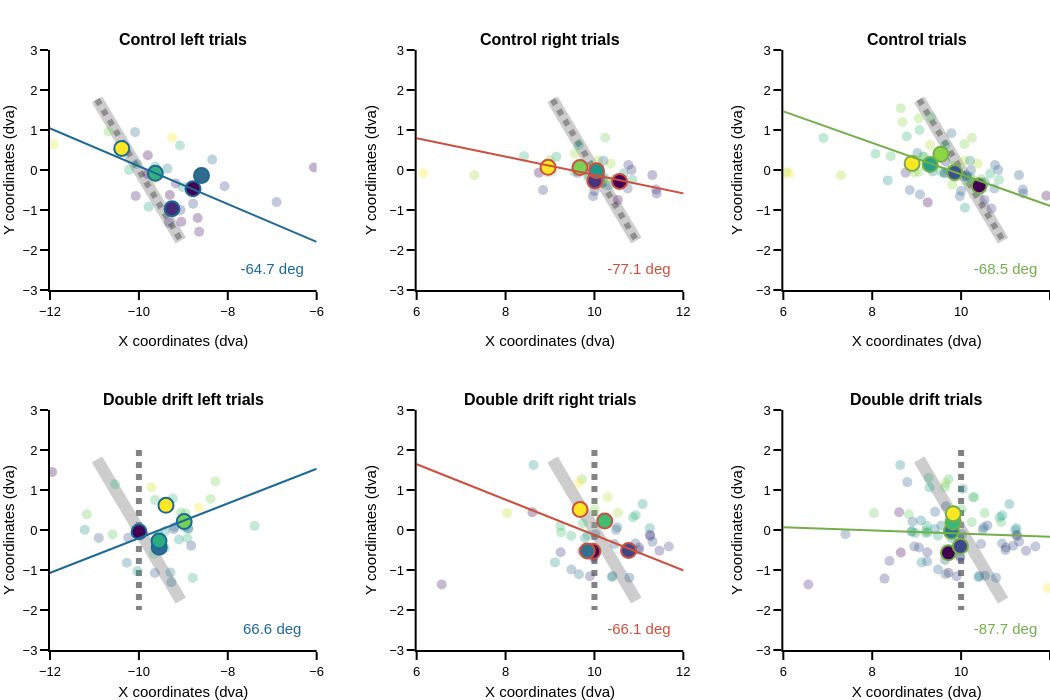

The notebook cell this image was saved under:
### Code cell
# figure specific settings
subplot_titles = ('<b>Control left trials<b>', '<b>Control right trials<b>', '<b>Control trials<b>', 
                  '<b>Double drift left trials<b>', '<b>Double drift right trials<b>', '<b>Double drift trials<b>',
                 )

# subplot settings
rows, cols = 2, 3
leg_mergin = 0
fig_height, fig_width = 350*rows, 350*cols+leg_mergin
column_widths,row_heights = [1,1,1],[1,1]
sb_specs = [[{},{},{}], [{},{},{}]]
fig = make_subplots(rows=rows, cols=cols, print_grid=False, vertical_spacing=0.2, horizontal_spacing=0.1, 
                    column_widths=column_widths, row_heights=row_heights, subplot_titles=subplot_titles)

sds = ['Left saccades', 'Right saccades', 'All saccades']
sd_cols = [colors_panel[1], colors_panel[7], colors_panel[4]]

x_legend = 1.05
y_legend_step = 0.04
y_legend_sd = 0.97
rad_leg = 0.02

steps_percentiles = 5;
color_scale = 'Viridis'

# Perceived path
gabor_path, gabor_steps = 4, 10
df_cond = df_all.loc[(df_all.main_sac_trial == 1)]
for col in np.arange(cols):
    if col == 0: ctr_ext_motion = [-10, 0]
    elif col == 1: ctr_ext_motion = [10, 0]
    for row in np.arange(rows):
        if row == 0: ext_motion_ori = df_cond.ext_mot_ori.mean()
        if row == 1: ext_motion_ori = 0
        amp_from_ctr = np.linspace(-gabor_path/2, gabor_path/2, gabor_steps);
        gabor_ctrs = [ctr_ext_motion[0] + amp_from_ctr * np.cos(np.deg2rad(ext_motion_ori+90)), 
                      ctr_ext_motion[1] + amp_from_ctr * -np.sin(np.deg2rad(ext_motion_ori+90))]
        fig.append_trace(go.Scatter(x=gabor_ctrs[0], y=gabor_ctrs[1], mode='lines', marker_color='rgba(100, 100, 100, 0.8)', 
                                    line_width=6, line_dash='dot'), row=row+1, col=col+1)
     
# # Show Physical gabor path
for col in np.arange(cols):
    if col == 0: ctr_ext_motion = [-10, 0]
    elif col == 1: ctr_ext_motion = [10, 0]
    for row in np.arange(rows):
        if row == 0: ext_motion_ori = df_cond.ext_mot_ori.mean()
        if row == 1: ext_motion_ori = df_cond.ext_mot_ori.mean()
        amp_from_ctr = np.linspace(-gabor_path/2, gabor_path/2, gabor_steps);
        gabor_ctrs = [ctr_ext_motion[0] + amp_from_ctr * np.cos(np.deg2rad(ext_motion_ori+90)), 
                      ctr_ext_motion[1] + amp_from_ctr * -np.sin(np.deg2rad(ext_motion_ori+90))]

        fig.append_trace(go.Scatter(x=gabor_ctrs[0], y=gabor_ctrs[1], mode='lines', marker_color='rgba(155, 155, 155, 0.5)', 
                                    line_width=12), row=row+1, col=col+1)

# Right / Left saccades
# ---------------------
ang_reg_all = np.zeros((2,3))
for row in np.arange(rows):
    if row == 0: trial_type = 1
    if row == 1: trial_type = 2

    # get data
    df_cond_left_down = df_all.loc[(df_all.main_sac_trial == 1) & (df_all.ext_mot_pos == 1) & 
                        (df_all.trial_type == trial_type) & (df_all.ext_mot_ver_dir==1)]
    df_cond_left_up = df_all.loc[(df_all.main_sac_trial == 1) & (df_all.ext_mot_pos == 1) & 
                                    (df_all.trial_type == trial_type) & (df_all.ext_mot_ver_dir==2)]
    df_cond_right_down = df_all.loc[(df_all.main_sac_trial == 1) & (df_all.ext_mot_pos == 2) & 
                                    (df_all.trial_type == trial_type) & (df_all.ext_mot_ver_dir==1)]
    df_cond_right_up = df_all.loc[(df_all.main_sac_trial == 1) & (df_all.ext_mot_pos == 2) & 
                                    (df_all.trial_type == trial_type) & (df_all.ext_mot_ver_dir==2)]
    
    
    for sd_num, sd in enumerate(sds):

        # Data selection and rotation
        if sd_num == 0:
            x = np.hstack((df_cond_left_down['sac_x_offset_trial'], 
                           df_cond_left_up['sac_x_offset_trial']))
            y = np.hstack((df_cond_left_down['sac_y_offset_trial'], 
                           df_cond_left_up['sac_y_offset_trial']))
            z = np.hstack((1- df_cond_left_down['sac_onset_gabor_path_prct'], 
                           df_cond_left_up['sac_onset_gabor_path_prct']))

        elif sd_num == 1:
            x = np.hstack((df_cond_right_down['sac_x_offset_trial'],
                           df_cond_right_up['sac_x_offset_trial']))
            y = np.hstack((df_cond_right_down['sac_y_offset_trial'],
                           df_cond_right_up['sac_y_offset_trial']))
            z = np.hstack((1 - df_cond_right_down['sac_onset_gabor_path_prct'],
                           df_cond_right_up['sac_onset_gabor_path_prct']))

        elif sd_num == 2:
            x = np.hstack((df_cond_left_down['sac_x_offset_trial']*-1, 
                           df_cond_left_up['sac_x_offset_trial']*-1,
                           df_cond_right_down['sac_x_offset_trial'],
                           df_cond_right_up['sac_x_offset_trial']))
            y = np.hstack((df_cond_left_down['sac_y_offset_trial']*-1, 
                           df_cond_left_up['sac_y_offset_trial']*-1,
                           df_cond_right_down['sac_y_offset_trial'],
                           df_cond_right_up['sac_y_offset_trial']))
            z = np.hstack((df_cond_left_down['sac_onset_gabor_path_prct'], 
                           1 - df_cond_left_up['sac_onset_gabor_path_prct'],
                           1 - df_cond_right_down['sac_onset_gabor_path_prct'],
                           df_cond_right_up['sac_onset_gabor_path_prct']))


        fig.append_trace(go.Scatter(x=x, y=y, name=sd, mode='markers', marker_color=z, marker_colorscale=color_scale, 
                                    marker_size=10, marker_opacity=0.3, marker_symbol='circle'), 
                                    row=row+1, col=sd_num+1)


        # compute percentiles group and plot
        df_percentile = pd.DataFrame()
        df_percentile['x'], df_percentile['y'], df_percentile['z'] = x, y, z
        df_percentile = df_percentile.sort_values(by='z')
        df_percentile['z_section'] = pd.qcut(df_percentile['z'], 
                                             q=np.linspace(0,1,steps_percentiles+1), 
                                             labels=range(1, len(np.linspace(0,1,steps_percentiles+1))))
        x_prct = df_percentile.groupby(['z_section'])['x'].mean()
        y_prct = df_percentile.groupby(['z_section'])['y'].mean()
        z_prct = df_percentile.groupby(['z_section'])['z'].mean()

        fig.append_trace(go.Scatter(x=x_prct, y=y_prct, name=sd, mode='markers', marker_line_color=sd_cols[sd_num], 
                                    marker_color=z_prct, marker_colorscale=color_scale, marker_showscale=False,
                                    marker_size=15, marker_opacity=1, marker_line_width=2, marker_symbol='circle'), 
                                    row=row+1, col=sd_num+1)
        
        # Regression line
        if sd_num == 0:  x_reg, x_text = np.linspace(-6,-15,10), [-7] 
        else: x_reg, x_text = np.linspace(6,15,10), [11] 
        res = stats.linregress(x_prct, y_prct)
        y_reg = res.intercept + res.slope * x_reg
        
        fig.append_trace(go.Scatter(x=x_reg, y=y_reg, mode='lines', marker_color=sd_cols[sd_num], 
                                    line_width=2), row=row+1, col=sd_num+1)
        
        ang_reg = np.rad2deg(np.arctan((x_reg[-1]-x_reg[0])/(y_reg[-1]-y_reg[0])))
        ang_reg_all[row, sd_num] = ang_reg
        fig.append_trace(go.Scatter(x=x_text, y=[-2.5], mode="text", text="{:2.1f} deg".format(ang_reg),
                         textfont_color=sd_cols[sd_num], textfont_size=15), row=row+1, col=sd_num+1)
        


# axes settings
for row in np.arange(rows):
    for col in np.arange(cols):
        if col==0: x_range = [-12,-6]
        else: x_range = [6,12]
        fig.update_xaxes(visible=True, ticklen=8, linewidth=template_specs['axes_width'], range=x_range, title='X coordinates (dva)', row=row+1, col=col+1)
        fig.update_yaxes(visible=True, ticklen=8, linewidth=template_specs['axes_width'], range=[-3,3], title='Y coordinates (dva)',row=row+1, col=col+1)
    
fig.layout.update(template=fig_template, width=fig_width, height=fig_height, margin_l=50, 
                  margin_r=leg_mergin, margin_t=50, margin_b=50, showlegend=False)
fig.show()
if not os.path.exists(fig_dir):os.mkdir(fig_dir)
fig.write_image('{}/{}_saccade_correlation.pdf'.format(fig_dir, subject))

### Figure 1 — Plotly figure (JSON) as saved in the notebook; plotly's stock layout.template omitted (floating-point values rounded to 4 significant figures)
{"data": [{"line": {"dash": "dot", "width": 6}, "marker": {"color": "rgba(100, 100, 100, 0.8)"}, "mode": "lines", "type": "scatter", "x": [-10.94, -10.73, -10.52, -10.31, -10.1, -9.895, -9.686, -9.476, -9.267, -9.057], "xaxis": "x", "y": [1.764, 1.372, 0.9799, 0.5879, 0.196, -0.196, -0.5879, -0.9799, -1.372, -1.764], "yaxis": "y"}, {"line": {"dash": "dot", "width": 6}, "marker": {"color": "rgba(100, 100, 100, 0.8)"}, "mode": "lines", "type": "scatter", "x": [-10.0, -10.0, -10.0, -10.0, -10.0, -10.0, -10.0, -10.0, -10.0, -10.0], "xaxis": "x4", "y": [2.0, 1.556, 1.111, 0.6667, 0.2222, -0.2222, -0.6667, -1.111, -1.556, -2.0], "yaxis": "y4"}, {"line": {"dash": "dot", "width": 6}, "marker": {"color": "rgba(100, 100, 100, 0.8)"}, "mode": "lines", "type": "scatter", "x": [9.057, 9.267, 9.476, 9.686, 9.895, 10.1, 10.31, 10.52, 10.73, 10.94], "xaxis": "x2", "y": [1.764, 1.372, 0.9799, 0.5879, 0.196, -0.196, -0.5879, -0.9799, -1.372, -1.764], "yaxis": "y2"}, {"line": {"dash": "dot", "width": 6}, "marker": {"color": "rgba(100, 100, 100, 0.8)"}, "mode": "lines", "type": "scatter", "x": [10.0, 10.0, 10.0, 10.0, 10.0, 10.0, 10.0, 10.0, 10.0, 10.0], "xaxis": "x5", "y": [2.0, 1.556, 1.111, 0.6667, 0.2222, -0.2222, -0.6667, -1.111, -1.556, -2.0], "yaxis": "y5"}, {"line": {"dash": "dot", "width": 6}, "marker": {"color": "rgba(100, 100, 100, 0.8)"}, "mode": "lines", "type": "scatter", "x": [9.057, 9.267, 9.476, 9.686, 9.895, 10.1, 10.31, 10.52, 10.73, 10.94], "xaxis": "x3", "y": [1.764, 1.372, 0.9799, 0.5879, 0.196, -0.196, -0.5879, -0.9799, -1.372, -1.764], "yaxis": "y3"}, {"line": {"dash": "dot", "width": 6}, "marker": {"color": "rgba(100, 100, 100, 0.8)"}, "mode": "lines", "type": "scatter", "x": [10.0, 10.0, 10.0, 10.0, 10.0, 10.0, 10.0, 10.0, 10.0, 10.0], "xaxis": "x6", "y": [2.0, 1.556, 1.111, 0.6667, 0.2222, -0.2222, -0.6667, -1.111, -1.556, -2.0], "yaxis": "y6"}, {"line": {"width": 12}, "marker": {"color": "rgba(155, 155, 155, 0.5)"}, "mode": "lines", "type": "scatter", "x": [-10.94, -10.73, -10.52, -10.31, -10.1, -9.895, -9.686, -9.476, -9.267, -9.057], "xaxis": "x", "y": [1.764, 1.372, 0.9799, 0.5879, 0.196, -0.196, -0.5879, -0.9799, -1.372, -1.764], "yaxis": "y"}, {"line": {"width": 12}, "marker": {"color": "rgba(155, 155, 155, 0.5)"}, "mode": "lines", "type": "scatter", "x": [-10.94, -10.73, -10.52, -10.31, -10.1, -9.895, -9.686, -9.476, -9.267, -9.057], "xaxis": "x4", "y": [1.764, 1.372, 0.9799, 0.5879, 0.196, -0.196, -0.5879, -0.9799, -1.372, -1.764], "yaxis": "y4"}, {"line": {"width": 12}, "marker": {"color": "rgba(155, 155, 155, 0.5)"}, "mode": "lines", "type": "scatter", "x": [9.057, 9.267, 9.476, 9.686, 9.895, 10.1, 10.31, 10.52, 10.73, 10.94], "xaxis": "x2", "y": [1.764, 1.372, 0.9799, 0.5879, 0.196, -0.196, -0.5879, -0.9799, -1.372, -1.764], "yaxis": "y2"}, {"line": {"width": 12}, "marker": {"color": "rgba(155, 155, 155, 0.5)"}, "mode": "lines", "type": "scatter", "x": [9.057, 9.267, 9.476, 9.686, 9.895, 10.1, 10.31, 10.52, 10.73, 10.94], "xaxis": "x5", "y": [1.764, 1.372, 0.9799, 0.5879, 0.196, -0.196, -0.5879, -0.9799, -1.372, -1.764], "yaxis": "y5"}, {"line": {"width": 12}, "marker": {"color": "rgba(155, 155, 155, 0.5)"}, "mode": "lines", "type": "scatter", "x": [9.057, 9.267, 9.476, 9.686, 9.895, 10.1, 10.31, 10.52, 10.73, 10.94], "xaxis": "x3", "y": [1.764, 1.372, 0.9799, 0.5879, 0.196, -0.196, -0.5879, -0.9799, -1.372, -1.764], "yaxis": "y3"}, {"line": {"width": 12}, "marker": {"color": "rgba(155, 155, 155, 0.5)"}, "mode": "lines", "type": "scatter", "x": [9.057, 9.267, 9.476, 9.686, 9.895, 10.1, 10.31, 10.52, 10.73, 10.94], "xaxis": "x6", "y": [1.764, 1.372, 0.9799, 0.5879, 0.196, -0.196, -0.5879, -0.9799, -1.372, -1.764], "yaxis": "y6"}, {"marker": {"color": [0.3792, 0.5833, 0.4, 0.3208, 0.7167, 0.4125, 0.3292, 0.3125, 0.5542, 0.4083, 0.4792, 0.5167, 0.6042, 0.35, 0.6792, 0.3167, 0.3292, 0.4125, 0.7875, 0.2917, 0.575, 0.6042, 0.5208, 0.6833, 0.2958, 0.475, 0.7708, 0.3042], "colorscale": [[0, "#440154"], [0.1111, "#482878"], [0.2222, "#3e4989"], [0.3333, "#31688e"], [0.4444, "#26828e"], [0.5556, "#1f9e89"], [0.6667, "#35b779"], [0.7778, "#6ece58"], [0.8889, "#b5de2b"], [1, "#fde725"]], "opacity": 0.3, "size": 10, "symbol": "circle"}, "mode": "markers", "name": "Left saccades", "type": "scatter", "x": [-9.325, -9.782, -9.062, -8.678, -9.644, -6.902, -8.643, -9.045, -9.63, -8.072, -8.349, -9.36, -9.076, -9.17, -10.44, -9.807, -10.07, -8.778, -9.249, -9.305, -9.017, -10.22, -10.05, -10.68, -6.061, -10.09, -11.92, -9.8], "xaxis": "x", "y": [-1.315, -0.9173, -1.0, -1.201, -0.2215, -0.8031, -1.544, -1.291, 0.07962, -0.405, 0.2596, 0.03462, 0.6127, -0.3392, 0.5019, -0.1073, -0.6473, -0.8412, 0.81, -0.6265, -0.4223, 0.003462, 0.1523, 0.9623, 0.06231, 0.945, 0.6438, 0.3669], "yaxis": "y"}, {"marker": {"color": [0.3069, 0.3575, 0.4507, 0.5736, 0.7275], "colorscale": [[0, "#440154"], [0.1111, "#482878"], [0.2222, "#3e4989"], [0.3333, "#31688e"], [0.4444, "#26828e"], [0.5556, "#1f9e89"], [0.6667, "#35b779"], [0.7778, "#6ece58"], [0.8889, "#b5de2b"], [1, "#fde725"]], "line": {"color": "rgb(29, 105, 150)", "width": 2}, "opacity": 1, "showscale": false, "size": 15, "symbol": "circle"}, "mode": "markers", "name": "Left saccades", "type": "scatter", "x": [-8.782, -9.255, -8.592, -9.63, -10.39], "xaxis": "x", "y": [-0.4662, -0.9692, -0.135, -0.08192, 0.5393], "yaxis": "y"}, {"line": {"width": 2}, "marker": {"color": "rgb(29, 105, 150)"}, "mode": "lines", "type": "scatter", "x": [-6.0, -7.0, -8.0, -9.0, -10.0, -11.0, -12.0, -13.0, -14.0, -15.0], "xaxis": "x", "y": [-1.796, -1.323, -0.8507, -0.3781, 0.09454, 0.5671, 1.04, 1.512, 1.985, 2.458], "yaxis": "y"}, {"mode": "text", "text": "-64.7 deg", "textfont": {"color": "rgb(29, 105, 150)", "size": 15}, "type": "scatter", "x": [-7], "xaxis": "x", "y": [-2.5], "yaxis": "y"}, {"marker": {"color": [0.65, 0.7167, 0.6042, 0.4167, 0.7833, 0.7167, 0.6792, 0.6167, 0.5042, 0.6292, 0.325, 0.3625, 0.4208, 0.4167, 0.7167, 0.5167, 0.7125, 0.6417, 0.4042, 0.6042, 0.4042, 0.5708, 0.6833, 0.525, 0.7125, 0.375, 0.3875, 0.3958, 0.5042, 0.3833, 0.6917, 0.3958, 0.4833, 0.3083, 0.575, 0.625, 0.4125, 0.3917, 0.6792], "colorscale": [[0, "#440154"], [0.1111, "#482878"], [0.2222, "#3e4989"], [0.3333, "#31688e"], [0.4444, "#26828e"], [0.5556, "#1f9e89"], [0.6667, "#35b779"], [0.7778, "#6ece58"], [0.8889, "#b5de2b"], [1, "#fde725"]], "opacity": 0.3, "size": 10, "symbol": "circle"}, "mode": "markers", "name": "Right saccades", "type": "scatter", "x": [10.14, 10.37, 10.85, 9.969, 6.141, 10.08, 9.045, 9.547, 10.2, 10.45, 10.53, 11.4, 10.75, 10.53, 10.27, 9.71, 9.561, 9.883, 8.844, 9.142, 9.627, 10.65, 8.948, 9.862, 7.297, 11.3, 11.39, 10.0, 10.31, 10.76, 8.993, 10.13, 10.2, 8.751, 9.647, 8.415, 10.13, 10.83, 10.24], "xaxis": "x2", "y": [-0.2838, 0.1558, -0.2458, -0.6577, -0.07962, 0.2388, -0.04154, -0.04154, -0.18, -0.2319, -0.7477, -0.585, -0.4604, -0.3081, -0.2458, -0.01385, 0.4085, -0.135, -0.4985, 0.3323, -0.07615, -0.09, -0.06231, -0.1696, -0.1315, -0.1281, -0.4881, -0.5227, -0.3842, 0.1246, 0.2492, -0.1835, 0.2319, -0.06577, 0.6196, 0.3462, -0.135, 0.003462, 0.8065], "yaxis": "y2"}, {"marker": {"color": [0.3694, 0.4226, 0.5505, 0.6458, 0.7167], "colorscale": [[0, "#440154"], [0.1111, "#482878"], [0.2222, "#3e4989"], [0.3333, "#31688e"], [0.4444, "#26828e"], [0.5556, "#1f9e89"], [0.6667, "#35b779"], [0.7778, "#6ece58"], [0.8889, "#b5de2b"], [1, "#fde725"]], "line": {"color": "rgb(204, 80, 62)", "width": 2}, "opacity": 1, "showscale": false, "size": 15, "symbol": "circle"}, "mode": "markers", "name": "Right saccades", "type": "scatter", "x": [10.57, 10.01, 10.05, 9.674, 8.956], "xaxis": "x2", "y": [-0.2881, -0.272, -0.01644, 0.05984, 0.06663], "yaxis": "y2"}, {"line": {"width": 2}, "marker": {"color": "rgb(204, 80, 62)"}, "mode": "lines", "type": "scatter", "x": [6.0, 7.0, 8.0, 9.0, 10.0, 11.0, 12.0, 13.0, 14.0, 15.0], "xaxis": "x2", "y": [0.7923, 0.5632, 0.334, 0.1049, -0.1243, -0.3535, -0.5826, -0.8118, -1.041, -1.27], "yaxis": "y2"}, {"mode": "text", "text": "-77.1 deg", "textfont": {"color": "rgb(204, 80, 62)", "size": 15}, "type": "scatter", "x": [11], "xaxis": "x2", "y": [-2.5], "yaxis": "y2"}, {"marker": {"color": [0.6208, 0.4167, 0.6, 0.6792, 0.2833, 0.5875, 0.6708, 0.6875, 0.4458, 0.5917, 0.5208, 0.4833, 0.3958, 0.65, 0.3208, 0.6833, 0.6708, 0.5875, 0.2125, 0.7083, 0.425, 0.3958, 0.4792, 0.3167, 0.7042, 0.525, 0.2292, 0.6958, 0.65, 0.7167, 0.6042, 0.4167, 0.7833, 0.7167, 0.6792, 0.6167, 0.5042, 0.6292, 0.325, 0.3625, 0.4208, 0.4167, 0.7167, 0.5167, 0.7125, 0.6417, 0.4042, 0.6042, 0.4042, 0.5708, 0.6833, 0.525, 0.7125, 0.375, 0.3875, 0.3958, 0.5042, 0.3833, 0.6917, 0.3958, 0.4833, 0.3083, 0.575, 0.625, 0.4125, 0.3917, 0.6792], "colorscale": [[0, "#440154"], [0.1111, "#482878"], [0.2222, "#3e4989"], [0.3333, "#31688e"], [0.4444, "#26828e"], [0.5556, "#1f9e89"], [0.6667, "#35b779"], [0.7778, "#6ece58"], [0.8889, "#b5de2b"], [1, "#fde725"]], "opacity": 0.3, "size": 10, "symbol": "circle"}, "mode": "markers", "name": "All saccades", "type": "scatter", "x": [9.325, 9.782, 9.062, 8.678, 9.644, 6.902, 8.643, 9.045, 9.63, 8.072, 8.349, 9.36, 9.076, 9.17, 10.44, 9.807, 10.07, 8.778, 9.249, 9.305, 9.017, 10.22, 10.05, 10.68, 6.061, 10.09, 11.92, 9.8, 10.14, 10.37, 10.85, 9.969, 6.141, 10.08, 9.045, 9.547, 10.2, 10.45, 10.53, 11.4, 10.75, 10.53, 10.27, 9.71, 9.561, 9.883, 8.844, 9.142, 9.627, 10.65, 8.948, 9.862, 7.297, 11.3, 11.39, 10.0, 10.31, 10.76, 8.993, 10.13, 10.2, 8.751, 9.647, 8.415, 10.13, 10.83, 10.24], "xaxis": "x3", "y": [1.315, 0.9173, 1.0, 1.201, 0.2215, 0.8031, 1.544, 1.291, -0.07962, 0.405, -0.2596, -0.03462, -0.6127, 0.3392, -0.5019, 0.1073, 0.6473, 0.8412, -0.81, 0.6265, 0.4223, -0.003462, -0.1523, -0.9623, -0.06231, -0.945, -0.6438, -0.3669, -0.2838, 0.1558, -0.2458, -0.6577, -0.07962, 0.2388, -0.04154, -0.04154, -0.18, -0.2319, -0.7477, -0.585, -0.4604, -0.3081, -0.2458, -0.01385, 0.4085, -0.135, -0.4985, 0.3323, -0.07615, -0.09, -0.06231, -0.1696, -0.1315, -0.1281, -0.4881, -0.5227, -0.3842, 0.1246, 0.2492, -0.1835, 0.2319, -0.06577, 0.6196, 0.3462, -0.135, 0.003462, 0.8065], "yaxis": "y3"}, {"marker": {"color": [0.3389, 0.4311, 0.5507, 0.6443, 0.7087], "colorscale": [[0, "#440154"], [0.1111, "#482878"], [0.2222, "#3e4989"], [0.3333, "#31688e"], [0.4444, "#26828e"], [0.5556, "#1f9e89"], [0.6667, "#35b779"], [0.7778, "#6ece58"], [0.8889, "#b5de2b"], [1, "#fde725"]], "line": {"color": "rgb(115, 175, 72)", "width": 2}, "opacity": 1, "showscale": false, "size": 15, "symbol": "circle"}, "mode": "markers", "name": "All saccades", "type": "scatter", "x": [10.41, 9.855, 9.303, 9.543, 8.897], "xaxis": "x3", "y": [-0.3935, -0.06417, 0.1356, 0.3966, 0.1638], "yaxis": "y3"}, {"line": {"width": 2}, "marker": {"color": "rgb(115, 175, 72)"}, "mode": "lines", "type": "scatter", "x": [6.0, 7.0, 8.0, 9.0, 10.0, 11.0, 12.0, 13.0, 14.0, 15.0], "xaxis": "x3", "y": [1.465, 1.071, 0.6777, 0.2842, -0.1093, -0.5028, -0.8963, -1.29, -1.683, -2.077], "yaxis": "y3"}, {"mode": "text", "text": "-68.5 deg", "textfont": {"color": "rgb(115, 175, 72)", "size": 15}, "type": "scatter", "x": [11], "xaxis": "x3", "y": [-2.5], "yaxis": "y3"}, {"marker": {"color": [0.6292, 0.5833, 0.3708, 0.425, 0.4875, 0.3292, 0.575, 0.4083, 0.5083, 0.5292, 0.6375, 0.3167, 0.5958, 0.1333, 0.5125, 0.4792, 0.3125, 0.65, 0.325, 0.8125, 0.4833, 0.6333, 0.6667, 0.6417, 0.2875, 0.5875, 0.7625, 0.3625, 0.4625, 0.6792, 0.3917, 0.5917, 0.6167, 0.5833], "colorscale": [[0, "#440154"], [0.1111, "#482878"], [0.2222, "#3e4989"], [0.3333, "#31688e"], [0.4444, "#26828e"], [0.5556, "#1f9e89"], [0.6667, "#35b779"], [0.7778, "#6ece58"], [0.8889, "#b5de2b"], [1, "#fde725"]], "opacity": 0.3, "size": 10, "symbol": "circle"}, "mode": "markers", "name": "Left saccades", "type": "scatter", "x": [-9.658, -9.415, -9.27, -9.291, -10.03, -9.64, -8.789, -10.27, -9.097, -9.554, -10.59, -10.24, -7.397, -11.95, -9.408, -11.22, -9.218, -11.17, -10.9, -8.643, -8.889, -9.052, -8.387, -8.948, -8.823, -8.907, -9.717, -9.197, -8.969, -8.277, -8.889, -9.235, -9.637, -10.54], "xaxis": "x4", "y": [-0.5954, -0.4535, -1.305, -1.063, -1.028, -1.073, -1.198, -0.8169, -0.2388, -0.1108, -0.1142, -0.1938, 0.1038, 1.45, -0.02769, 0.003462, 0.02077, 0.3946, -0.1973, 0.5642, 0.03115, 0.4362, 0.7754, 0.4119, -0.3946, -0.2077, 1.07, 0.07615, 0.07269, 1.215, 0.045, 0.7858, 0.7512, 1.146], "yaxis": "y4"}, {"marker": {"color": [0.2952, 0.4315, 0.5399, 0.609, 0.6929], "colorscale": [[0, "#440154"], [0.1111, "#482878"], [0.2222, "#3e4989"], [0.3333, "#31688e"], [0.4444, "#26828e"], [0.5556, "#1f9e89"], [0.6667, "#35b779"], [0.7778, "#6ece58"], [0.8889, "#b5de2b"], [1, "#fde725"]], "line": {"color": "rgb(29, 105, 150)", "width": 2}, "opacity": 1, "showscale": false, "size": 15, "symbol": "circle"}, "mode": "markers", "name": "Left saccades", "type": "scatter", "x": [-9.996, -9.542, -9.548, -8.981, -9.391], "xaxis": "x4", "y": [-0.04451, -0.4332, -0.273, 0.2123, 0.6166], "yaxis": "y4"}, {"line": {"width": 2}, "marker": {"color": "rgb(29, 105, 150)"}, "mode": "lines", "type": "scatter", "x": [-6.0, -7.0, -8.0, -9.0, -10.0, -11.0, -12.0, -13.0, -14.0, -15.0], "xaxis": "x4", "y": [1.53, 1.096, 0.6626, 0.2289, -0.2048, -0.6385, -1.072, -1.506, -1.94, -2.373], "yaxis": "y4"}, {"mode": "text", "text": "66.6 deg", "textfont": {"color": "rgb(29, 105, 150)", "size": 15}, "type": "scatter", "x": [-7], "xaxis": "x4", "y": [-2.5], "yaxis": "y4"}, {"marker": {"color": [0.5667, 0.275, 0.3292, 0.4333, 0.4167, 0.4, 0.7083, 0.6083, 0.6, 0.4125, 0.7125, 0.3958, 0.6125, 0.325, 0.5083, 0.5875, 0.3, 0.2375, 0.6042, 0.6625, 0.375, 0.5125, 0.6625, 0.5, 0.4125, 0.575, 0.3833, 0.3667, 0.5208, 0.6917, 0.3792, 0.5167, 0.3875, 0.35, 0.4292, 0.3292, 0.5792, 0.425, 0.7625, 0.2917, 0.3167, 0.3875], "colorscale": [[0, "#440154"], [0.1111, "#482878"], [0.2222, "#3e4989"], [0.3333, "#31688e"], [0.4444, "#26828e"], [0.5556, "#1f9e89"], [0.6667, "#35b779"], [0.7778, "#6ece58"], [0.8889, "#b5de2b"], [1, "#fde725"]], "opacity": 0.3, "size": 10, "symbol": "circle"}, "mode": "markers", "name": "Right saccades", "type": "scatter", "x": [10.39, 6.563, 9.9, 9.651, 9.481, 10.79, 10.3, 9.249, 9.232, 9.969, 8.038, 10.41, 9.848, 9.239, 9.111, 9.478, 9.98, 8.605, 9.737, 10.01, 11.0, 11.08, 9.72, 9.786, 9.723, 10.93, 11.26, 11.31, 11.25, 10.53, 10.45, 8.63, 10.92, 11.67, 10.51, 11.01, 10.87, 10.48, 9.654, 11.25, 11.46, 10.02], "xaxis": "x5", "y": [-1.18, -1.36, -1.156, -1.104, -0.9865, -1.191, 0.8204, -0.06231, 0.09692, -0.6404, 0.4223, -1.153, -0.1281, -0.5573, -0.81, -0.1454, -0.6854, 0.4431, 0.1696, 0.5158, -0.5019, 0.6473, 1.267, -0.2008, -0.5227, 0.3704, -0.1523, -0.2908, 0.045, 0.4258, -0.3496, 1.627, -0.3358, -0.4119, 0.06923, -0.4396, 0.3185, 0.003462, 1.177, -0.1212, -0.5158, -0.1073], "yaxis": "y5"}, {"marker": {"color": [0.306, 0.3844, 0.4422, 0.5573, 0.6694], "colorscale": [[0, "#440154"], [0.1111, "#482878"], [0.2222, "#3e4989"], [0.3333, "#31688e"], [0.4444, "#26828e"], [0.5556, "#1f9e89"], [0.6667, "#35b779"], [0.7778, "#6ece58"], [0.8889, "#b5de2b"], [1, "#fde725"]], "line": {"color": "rgb(204, 80, 62)", "width": 2}, "opacity": 1, "showscale": false, "size": 15, "symbol": "circle"}, "mode": "markers", "name": "Right saccades", "type": "scatter", "x": [9.964, 10.77, 9.84, 10.23, 9.676], "xaxis": "x5", "y": [-0.5338, -0.5101, -0.524, 0.2224, 0.5119], "yaxis": "y5"}, {"line": {"width": 2}, "marker": {"color": "rgb(204, 80, 62)"}, "mode": "lines", "type": "scatter", "x": [6.0, 7.0, 8.0, 9.0, 10.0, 11.0, 12.0, 13.0, 14.0, 15.0], "xaxis": "x5", "y": [1.645, 1.203, 0.7603, 0.318, -0.1243, -0.5665, -1.009, -1.451, -1.893, -2.336], "yaxis": "y5"}, {"mode": "text", "text": "-66.1 deg", "textfont": {"color": "rgb(204, 80, 62)", "size": 15}, "type": "scatter", "x": [11], "xaxis": "x5", "y": [-2.5], "yaxis": "y5"}, {"marker": {"color": [0.3708, 0.4167, 0.6292, 0.575, 0.5125, 0.6708, 0.425, 0.5917, 0.4917, 0.4708, 0.3625, 0.6833, 0.4042, 0.8667, 0.4875, 0.5208, 0.6875, 0.35, 0.675, 0.1875, 0.5167, 0.3667, 0.3333, 0.3583, 0.7125, 0.4125, 0.2375, 0.6375, 0.5375, 0.3208, 0.6083, 0.4083, 0.3833, 0.4167, 0.5667, 0.275, 0.3292, 0.4333, 0.4167, 0.4, 0.7083, 0.6083, 0.6, 0.4125, 0.7125, 0.3958, 0.6125, 0.325, 0.5083, 0.5875, 0.3, 0.2375, 0.6042, 0.6625, 0.375, 0.5125, 0.6625, 0.5, 0.4125, 0.575, 0.3833, 0.3667, 0.5208, 0.6917, 0.3792, 0.5167, 0.3875, 0.35, 0.4292, 0.3292, 0.5792, 0.425, 0.7625, 0.2917, 0.3167, 0.3875], "colorscale": [[0, "#440154"], [0.1111, "#482878"], [0.2222, "#3e4989"], [0.3333, "#31688e"], [0.4444, "#26828e"], [0.5556, "#1f9e89"], [0.6667, "#35b779"], [0.7778, "#6ece58"], [0.8889, "#b5de2b"], [1, "#fde725"]], "opacity": 0.3, "size": 10, "symbol": "circle"}, "mode": "markers", "name": "All saccades", "type": "scatter", "x": [9.658, 9.415, 9.27, 9.291, 10.03, 9.64, 8.789, 10.27, 9.097, 9.554, 10.59, 10.24, 7.397, 11.95, 9.408, 11.22, 9.218, 11.17, 10.9, 8.643, 8.889, 9.052, 8.387, 8.948, 8.823, 8.907, 9.717, 9.197, 8.969, 8.277, 8.889, 9.235, 9.637, 10.54, 10.39, 6.563, 9.9, 9.651, 9.481, 10.79, 10.3, 9.249, 9.232, 9.969, 8.038, 10.41, 9.848, 9.239, 9.111, 9.478, 9.98, 8.605, 9.737, 10.01, 11.0, 11.08, 9.72, 9.786, 9.723, 10.93, 11.26, 11.31, 11.25, 10.53, 10.45, 8.63, 10.92, 11.67, 10.51, 11.01, 10.87, 10.48, 9.654, 11.25, 11.46, 10.02], "xaxis": "x6", "y": [0.5954, 0.4535, 1.305, 1.063, 1.028, 1.073, 1.198, 0.8169, 0.2388, 0.1108, 0.1142, 0.1938, -0.1038, -1.45, 0.02769, -0.003462, -0.02077, -0.3946, 0.1973, -0.5642, -0.03115, -0.4362, -0.7754, -0.4119, 0.3946, 0.2077, -1.07, -0.07615, -0.07269, -1.215, -0.045, -0.7858, -0.7512, -1.146, -1.18, -1.36, -1.156, -1.104, -0.9865, -1.191, 0.8204, -0.06231, 0.09692, -0.6404, 0.4223, -1.153, -0.1281, -0.5573, -0.81, -0.1454, -0.6854, 0.4431, 0.1696, 0.5158, -0.5019, 0.6473, 1.267, -0.2008, -0.5227, 0.3704, -0.1523, -0.2908, 0.045, 0.4258, -0.3496, 1.627, -0.3358, -0.4119, 0.06923, -0.4396, 0.3185, 0.003462, 1.177, -0.1212, -0.5158, -0.1073], "yaxis": "y6"}, {"marker": {"color": [0.3065, 0.3904, 0.4604, 0.5672, 0.6917], "colorscale": [[0, "#440154"], [0.1111, "#482878"], [0.2222, "#3e4989"], [0.3333, "#31688e"], [0.4444, "#26828e"], [0.5556, "#1f9e89"], [0.6667, "#35b779"], [0.7778, "#6ece58"], [0.8889, "#b5de2b"], [1, "#fde725"]], "line": {"color": "rgb(115, 175, 72)", "width": 2}, "opacity": 1, "showscale": false, "size": 15, "symbol": "circle"}, "mode": "markers", "name": "All saccades", "type": "scatter", "x": [9.713, 9.983, 9.782, 9.819, 9.823], "xaxis": "x6", "y": [-0.5701, -0.4074, -0.03363, 0.1978, 0.4078], "yaxis": "y6"}, {"line": {"width": 2}, "marker": {"color": "rgb(115, 175, 72)"}, "mode": "lines", "type": "scatter", "x": [6.0, 7.0, 8.0, 9.0, 10.0, 11.0, 12.0, 13.0, 14.0, 15.0], "xaxis": "x6", "y": [0.07116, 0.03134, -0.008477, -0.0483, -0.08812, -0.1279, -0.1678, -0.2076, -0.2474, -0.2872], "yaxis": "y6"}, {"mode": "text", "text": "-87.7 deg", "textfont": {"color": "rgb(115, 175, 72)", "size": 15}, "type": "scatter", "x": [11], "xaxis": "x6", "y": [-2.5], "yaxis": "y6"}], "layout": {"annotations": [{"font": {"size": 16}, "showarrow": false, "text": "<b>Control left trials<b>", "x": 0.1333, "xanchor": "center", "xref": "paper", "y": 1, "yanchor": "bottom", "yref": "paper"}, {"font": {"size": 16}, "showarrow": false, "text": "<b>Control right trials<b>", "x": 0.5, "xanchor": "center", "xref": "paper", "y": 1, "yanchor": "bottom", "yref": "paper"}, {"font": {"size": 16}, "showarrow": false, "text": "<b>Control trials<b>", "x": 0.8667, "xanchor": "center", "xref": "paper", "y": 1, "yanchor": "bottom", "yref": "paper"}, {"font": {"size": 16}, "showarrow": false, "text": "<b>Double drift left trials<b>", "x": 0.1333, "xanchor": "center", "xref": "paper", "y": 0.4, "yanchor": "bottom", "yref": "paper"}, {"font": {"size": 16}, "showarrow": false, "text": "<b>Double drift right trials<b>", "x": 0.5, "xanchor": "center", "xref": "paper", "y": 0.4, "yanchor": "bottom", "yref": "paper"}, {"font": {"size": 16}, "showarrow": false, "text": "<b>Double drift trials<b>", "x": 0.8667, "xanchor": "center", "xref": "paper", "y": 0.4, "yanchor": "bottom", "yref": "paper"}], "height": 700, "margin": {"b": 50, "l": 50, "r": 0, "t": 50}, "showlegend": false, "width": 1050, "xaxis": {"anchor": "y", "domain": [0, 0.2667], "linewidth": 2, "range": [-12, -6], "ticklen": 8, "title": {"text": "X coordinates (dva)"}, "visible": true}, "xaxis2": {"anchor": "y2", "domain": [0.3667, 0.6333], "linewidth": 2, "range": [6, 12], "ticklen": 8, "title": {"text": "X coordinates (dva)"}, "visible": true}, "xaxis3": {"anchor": "y3", "domain": [0.7333, 1], "linewidth": 2, "range": [6, 12], "ticklen": 8, "title": {"text": "X coordinates (dva)"}, "visible": true}, "xaxis4": {"anchor": "y4", "domain": [0, 0.2667], "linewidth": 2, "range": [-12, -6], "ticklen": 8, "title": {"text": "X coordinates (dva)"}, "visible": true}, "xaxis5": {"anchor": "y5", "domain": [0.3667, 0.6333], "linewidth": 2, "range": [6, 12], "ticklen": 8, "title": {"text": "X coordinates (dva)"}, "visible": true}, "xaxis6": {"anchor": "y6", "domain": [0.7333, 1], "linewidth": 2, "range": [6, 12], "ticklen": 8, "title": {"text": "X coordinates (dva)"}, "visible": true}, "yaxis": {"anchor": "x", "domain": [0.6, 1], "linewidth": 2, "range": [-3, 3], "ticklen": 8, "title": {"text": "Y coordinates (dva)"}, "visible": true}, "yaxis2": {"anchor": "x2", "domain": [0.6, 1], "linewidth": 2, "range": [-3, 3], "ticklen": 8, "title": {"text": "Y coordinates (dva)"}, "visible": true}, "yaxis3": {"anchor": "x3", "domain": [0.6, 1], "linewidth": 2, "range": [-3, 3], "ticklen": 8, "title": {"text": "Y coordinates (dva)"}, "visible": true}, "yaxis4": {"anchor": "x4", "domain": [0, 0.4], "linewidth": 2, "range": [-3, 3], "ticklen": 8, "title": {"text": "Y coordinates (dva)"}, "visible": true}, "yaxis5": {"anchor": "x5", "domain": [0, 0.4], "linewidth": 2, "range": [-3, 3], "ticklen": 8, "title": {"text": "Y coordinates (dva)"}, "visible": true}, "yaxis6": {"anchor": "x6", "domain": [0, 0.4], "linewidth": 2, "range": [-3, 3], "ticklen": 8, "title": {"text": "Y coordinates (dva)"}, "visible": true}}}
